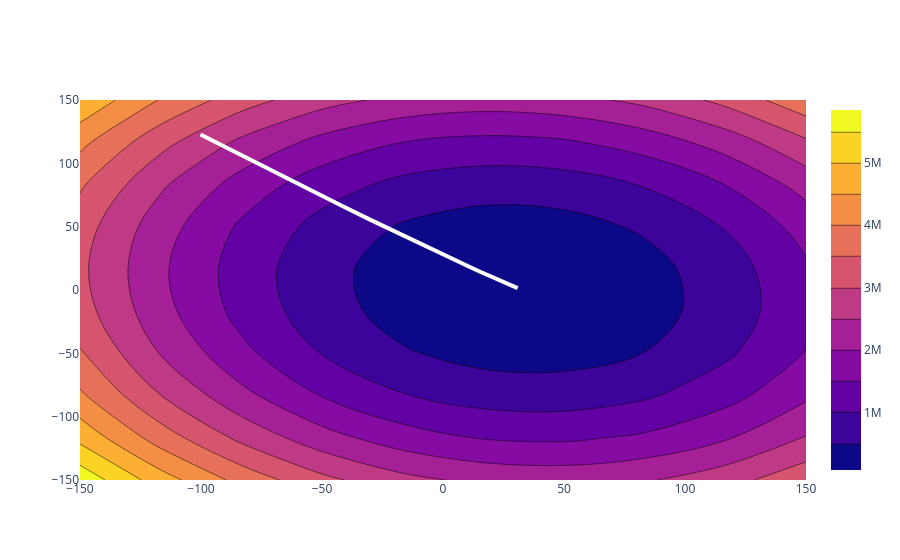

The code cell stored with this chart in its notebook:
### Code cell
import plotly.graph_objects as go

fig = go.Figure(go.Scatter(x=np.array(all_m).ravel(), y=np.array(all_b).ravel(), name='High 2014',
                         line=dict(color='#fff', width=4)))

fig.add_trace(go.Contour(z=z_arr,x=m_arr,y=b_arr))

pio.renderers.default = "vscode"
fig.show()
